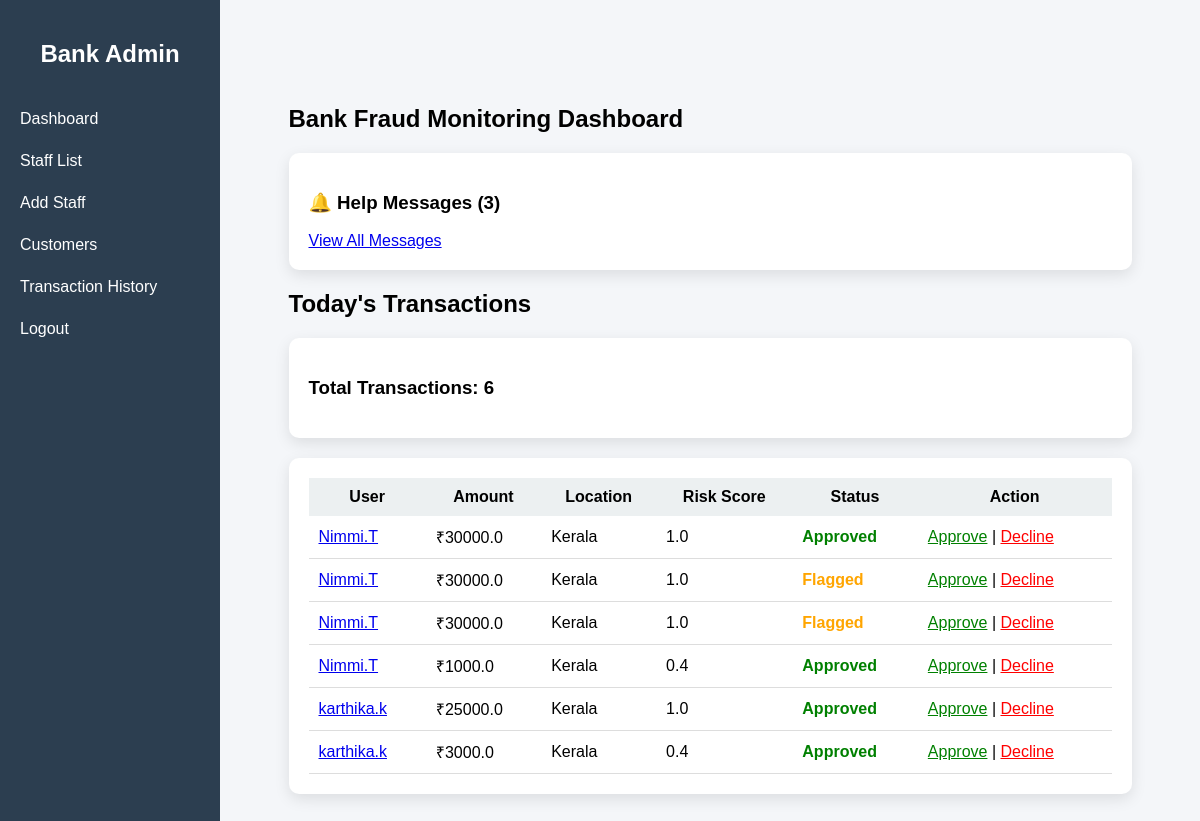
The page /bank-dashboard/ (signed in) on the database as committed earlier.
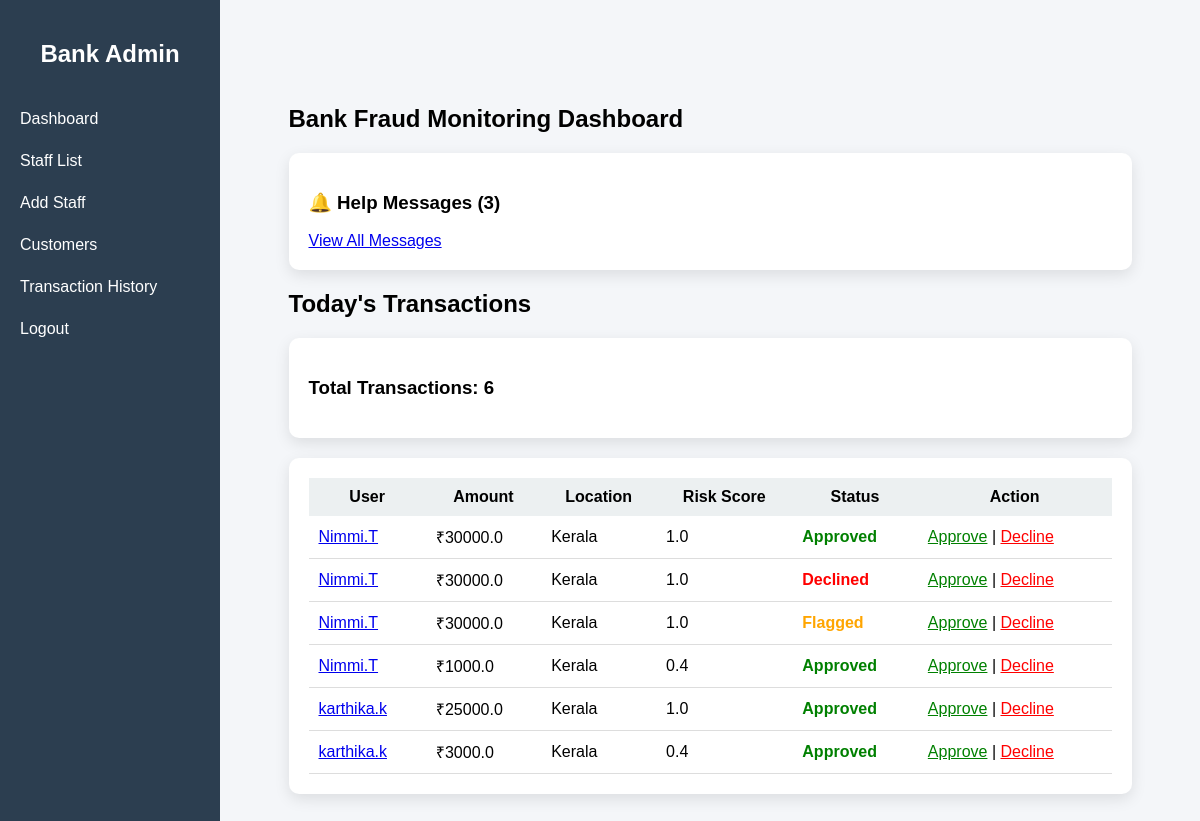
The same page on the database as committed later.
### transactions/models.py (models this page shows, shortened)
class Transaction(models.Model):
    user = models.ForeignKey(User, on_delete=models.CASCADE)
    amount = models.FloatField()
    location = models.CharField(max_length=100)
    risk_score = models.FloatField(null=True, blank=True)
    status = models.CharField(max_length=20)
    created_at = models.DateTimeField(auto_now_add=True)

### transactions/views.py (the view)
# urls.py: path('bank-dashboard/', views.bank_dashboard, name='bank_dashboard'),
@user_passes_test(is_bank)
def bank_dashboard(request):
    search_query = request.GET.get("search")
    transactions = Transaction.objects.all().order_by('-created_at')
    complaints = Complaint.objects.filter(status="New").order_by('-created_at')
    if search_query:
        transactions = transactions.filter(user__username__icontains=search_query)
    return render(request, "bank_dashboard.html", {
        "transactions": transactions,
        "complaints": complaints
    })

### transactions/views.py (called while the page is built)
def is_bank(user):
    return user.is_staff

### templates/bank_dashboard.html
{% extends "bank_base.html" %}
{% block content %}
<div class="container">
<h2>Bank Fraud Monitoring Dashboard</h2>
<div class="card">
    <h3>
        🔔 Help Messages ({{ complaints|length }})
    </h3>
    <a href="{% url 'bank_complaints' %}">
        View All Messages
    </a>
</div>
<h2>Today's Transactions</h2>
<div class="card">
    <h3>Total Transactions: {{ transactions|length }}</h3>
</div>
<div class="card">
    <div class="table-wrapper">
    <table width="100%" cellpadding="10" style="border-collapse: collapse;">
        <tr style="background:#ecf0f1;">
            <th>User</th>
            <th>Amount</th>
            <th>Location</th>
            <th>Risk Score</th>
            <th>Status</th>
            <th>Action</th>
        </tr>
        {% for t in transactions %}
        <tr style="border-bottom:1px solid #ddd;">
            <td>
                <a href="{% url 'customer_detail' t.user.id %}">
                    {{ t.user.username }}
                </a>
            </td>
            <td>₹{{ t.amount }}</td>
            <td>{{ t.location }}</td>
            <td>{{ t.risk_score }}</td>
            <td>
                {% if t.status == "Approved" %}
                    <span style="color:green; font-weight:bold;">Approved</span>
                {% elif t.status == "Declined" %}
                    <span style="color:red; font-weight:bold;">Declined</span>
                {% elif t.status == "Flagged" %}
                    <span style="color:orange; font-weight:bold;">Flagged</span>
                {% else %}
                    {{ t.status }}
                {% endif %}
            </td>
            <td>
                <a href="{% url 'update_status' t.id 'Approved' %}" style="color:green;">Approve</a> |
                <a href="{% url 'update_status' t.id 'Declined' %}" style="color:red;">Decline</a>
            </td>
        </tr>
        {% endfor %}
    </table>
    </div>
</div>
</div>
{% endblock %}

Rows that differ between the two databases and show on the page:
changed Transaction (number 2 of 6 on the later page): status "Flagged" → "Declined"
